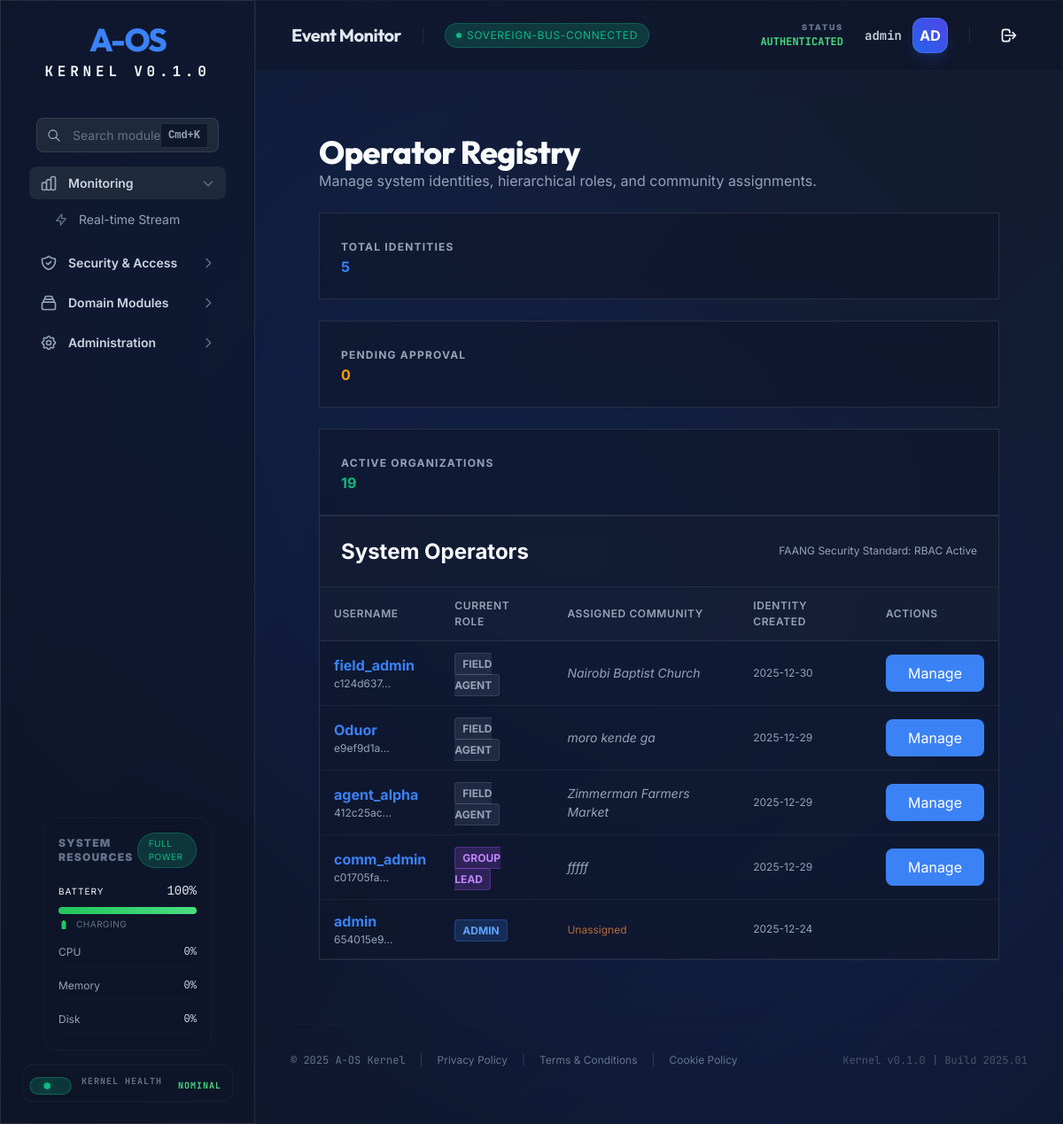
/operators/ (signed in), run on an earlier commit of the app's database.
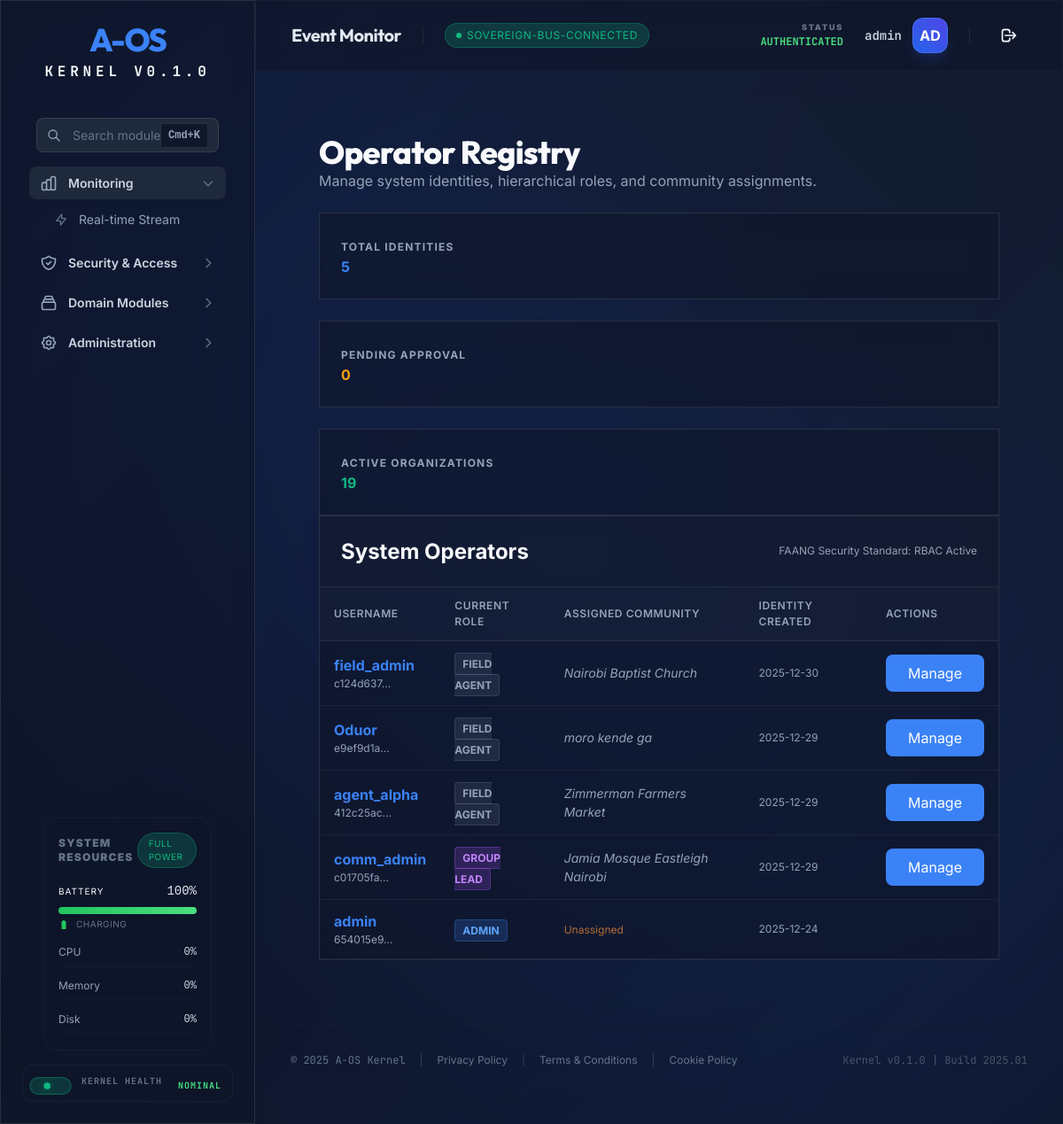
And on a later commit of the database.
### tables this page shows
CREATE TABLE operators (
        id TEXT PRIMARY KEY,
        username TEXT UNIQUE NOT NULL,
        password_hash TEXT NOT NULL,
        role_id TEXT NOT NULL,
        created_at TEXT NOT NULL,
        last_login TEXT, community_id TEXT,
        FOREIGN KEY(role_id) REFERENCES roles(id)
    );

CREATE TABLE community_groups (
        id TEXT PRIMARY KEY,
        name TEXT NOT NULL,
        description TEXT,
        group_type TEXT,
        tags TEXT DEFAULT '[]', -- JSON list
        location TEXT,
        admin_id TEXT,
        trust_level TEXT DEFAULT 'local',
        preferred_channels TEXT DEFAULT 'ussd,sms',
        active BOOLEAN DEFAULT 1,
        created_at DATETIME DEFAULT CURRENT_TIMESTAMP
    , invite_slug TEXT);

### aos/api/routers/operators.py (the view)
@router.get("/", response_class=HTMLResponse)
async def list_operators(
    request: Request,
    db: sqlite3.Connection = Depends(get_db),
    current_user: dict = Depends(requires_role(AosRole.SYSTEM_ADMIN))
):
    cursor = db.execute("""
        SELECT o.id, o.username, r.name as role, o.community_id, g.name as community_name, o.created_at, o.last_login
        FROM operators o
        JOIN roles r ON o.role_id = r.id
        LEFT JOIN community_groups g ON o.community_id = g.id
        ORDER BY o.created_at DESC
    """)
    operators = [dict(row) for row in cursor.fetchall()]
    roles = db.execute("SELECT name FROM roles").fetchall()
    communities = db.execute("SELECT id, name FROM community_groups WHERE active=1").fetchall()
    return templates.TemplateResponse("operators.html", {
        "request": request,
        "user": current_user,
        "operators": operators,
        "available_roles": [r[0] for r in roles],
        "available_communities": [{"id": c[0], "name": c[1]} for c in communities]
    })

### aos/api/templates/operators.html (shortened to what this page needs)
{% extends "dashboard.html" %}
{% block content %}
<div class="aos-container aos-p-8">
    <div class="aos-page-header aos-mb-8">
        <h1 class="aos-h1">Operator Registry</h1>
        <p class="aos-text-muted">Manage system identities, hierarchical roles, and community assignments.</p>
    </div>
    <div class="aos-grid aos-grid-cols-1 md:aos-grid-cols-3 aos-gap-6 aos-mb-8">
        <div class="aos-glass aos-p-6">
            <span class="aos-text-muted aos-text-xs uppercase tracking-widest font-bold">Total Identities</span>
            <div class="aos-text-3xl font-bold aos-text-primary">{{ operators|length }}</div>
        </div>
        <div class="aos-glass aos-p-6">
            <span class="aos-text-muted aos-text-xs uppercase tracking-widest font-bold">Pending Approval</span>
            <div class="aos-text-3xl font-bold aos-text-warning">
                {% set pending = 0 %}
                {% for op in operators %}
                {% if op.role == 'operator' and not op.community_id %}
                {% set pending = pending + 1 %}
                {% endif %}
                {% endfor %}
                {{ pending }}
            </div>
        </div>
        <div class="aos-glass aos-p-6">
            <span class="aos-text-muted aos-text-xs uppercase tracking-widest font-bold">Active Organizations</span>
            <div class="aos-text-3xl font-bold aos-text-success">{{ available_communities|length }}</div>
        </div>
    </div>
    <div class="aos-glass aos-rounded-2xl aos-overflow-hidden">
        <div class="aos-p-6 border-b border-slate-700/50 flex justify-between items-center bg-slate-800/20">
            <h2 class="aos-h3">System Operators</h2>
            <div class="aos-text-xs aos-text-muted">FAANG Security Standard: RBAC Active</div>
        </div>
        <table class="aos-table w-full">
            <thead>
                <tr class="aos-bg-surface-elevated">
                    <th class="aos-p-4 text-left aos-text-muted aos-text-xs uppercase">Username</th>
                    <th class="aos-p-4 text-left aos-text-muted aos-text-xs uppercase">Current Role</th>
                    <th class="aos-p-4 text-left aos-text-muted aos-text-xs uppercase">Assigned Community</th>
                    <th class="aos-p-4 text-left aos-text-muted aos-text-xs uppercase">Identity Created</th>
                    <th class="aos-p-4 text-right aos-text-muted aos-text-xs uppercase">Actions</th>
                </tr>
            </thead>
            <tbody>
                {% for op in operators %}
                <tr class="border-b border-slate-700/30 hover:bg-slate-700/10 transition-colors">
                    <td class="aos-p-4">
                        <div class="font-bold aos-text-primary">{{ op.username }}</div>
                        <div class="aos-text-xs aos-text-muted">{{ op.id[:8] }}...</div>
                    </td>
                    <td class="aos-p-4">
                        {% if op.role == 'root' %}
                        <span
                            class="px-2 py-1 rounded bg-red-500/20 text-red-400 border border-red-500/30 text-xs font-bold uppercase">Root</span>
                        {% elif op.role == 'super_admin' or op.role == 'admin' %}
                        <span
                            class="px-2 py-1 rounded bg-blue-500/20 text-blue-400 border border-blue-500/30 text-xs font-bold uppercase">Admin</span>
                        {% elif op.role == 'community_admin' %}
                        <span
                            class="px-2 py-1 rounded bg-purple-500/20 text-purple-400 border border-purple-500/30 text-xs font-bold uppercase">Group
                            Lead</span>
                        {% else %}
                        <span
                            class="px-2 py-1 rounded bg-slate-500/20 text-slate-400 border border-slate-500/30 text-xs font-bold uppercase">Field
                            Agent</span>
                        {% endif %}
                    </td>
                    <td class="aos-p-4 aos-text-sm">
                        {% if op.community_name %}
                        <span class="aos-text-muted italic">{{ op.community_name }}</span>
                        {% else %}
                        <span class="text-orange-400/70 text-xs">Unassigned</span>
                        {% endif %}
                    </td>
                    <td class="aos-p-4 aos-text-muted aos-text-xs">
                        {{ op.created_at[:10] }}
                    </td>
                    <td class="aos-p-4 text-right">
                        {% if op.username != user.username and op.role != 'root' %}
                        <button
                            onclick="openManageModal('{{ op.id }}', '{{ op.username }}', '{{ op.role }}', '{{ op.community_id }}')"
                            class="aos-btn aos-btn-sm aos-btn-primary">
                            Manage
                        </button>
                        {% endif %}
                    </td>
                </tr>
                {% endfor %}
            </tbody>
        </table>
    </div>
</div>
{% endblock %}

What changed in the data, as far as the page shows it:
changed operators "comm_admin": community_name "fffff" → "Jamia Mosque Eastleigh Nairobi"
